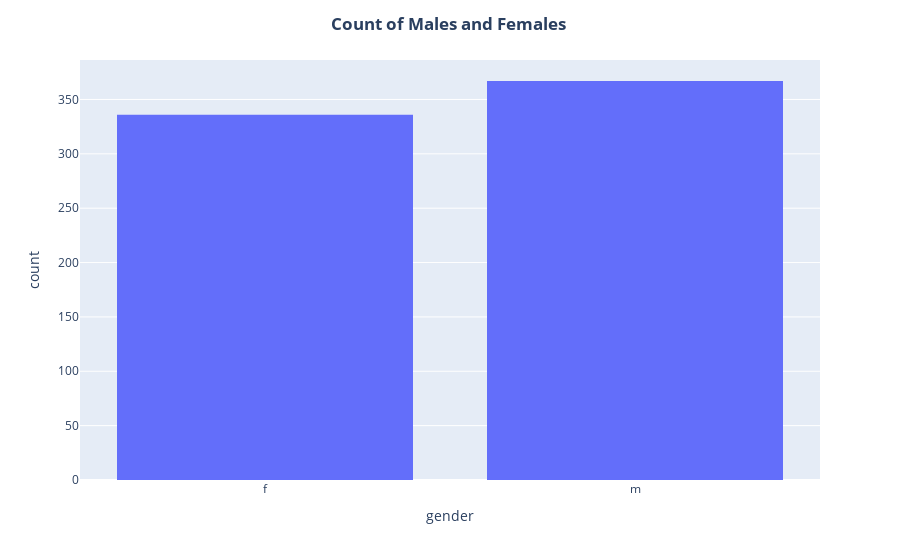

This figure's notebook cell:
### Code cell
#using plotly to visualize the count of the gender 
fig = px.histogram(df, x='gender')

# Update layout to center the title
fig.update_layout(title_text='<b>Count of Males and Females </b>', title_x=0.5)

# Show the plot
fig.show()

### Figure 1 — Plotly figure (JSON) as saved in the notebook; plotly's stock layout.template omitted (floating-point values rounded to 4 significant figures; data arrays with more than 128 entries replaced by an {"elided": "..."} marker saying what was removed)
{"data": [{"alignmentgroup": "True", "bingroup": "x", "hovertemplate": "gender=%{x}<br>count=%{y}<extra></extra>", "legendgroup": "", "marker": {"color": "#636efa", "pattern": {"shape": ""}}, "name": "", "offsetgroup": "", "orientation": "v", "showlegend": false, "type": "histogram", "x": {"elided": "703 str values"}, "xaxis": "x", "yaxis": "y"}], "layout": {"barmode": "relative", "legend": {"tracegroupgap": 0}, "margin": {"t": 60}, "title": {"text": "<b>Count of Males and Females </b>", "x": 0.5}, "xaxis": {"anchor": "y", "domain": [0, 1], "title": {"text": "gender"}}, "yaxis": {"anchor": "x", "domain": [0, 1], "title": {"text": "count"}}}}
